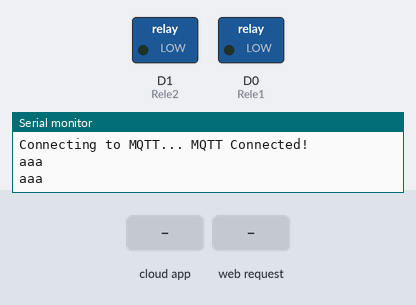
Recording of a sketch running on a simulated ESP8266 (NodeMCU). On the bench: switched loads named in the sketch (green lamp = pin HIGH), the last lines printed to the serial monitor. The inputs (shaded band) are chosen by the test bench. WiFi joins after 1.5 s; servers stay silent unless stated; no MQTT or app messages arrive unless stated.

Above: at 2.7 s.
2.8 s: the phone or cloud app sets persiana to 0
At 3.4 s:
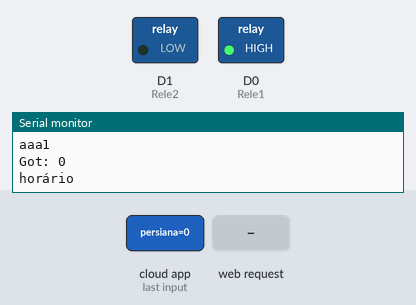
6.9 s: HTTP request GET /open received
At 8.8 s:
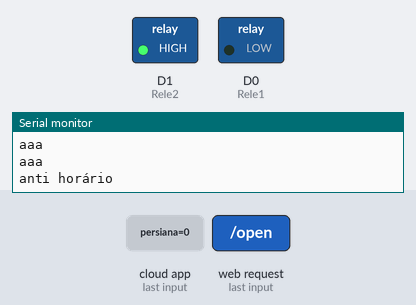
11.0 s: the phone or cloud app sets persiana to 1
At 14.8 s:
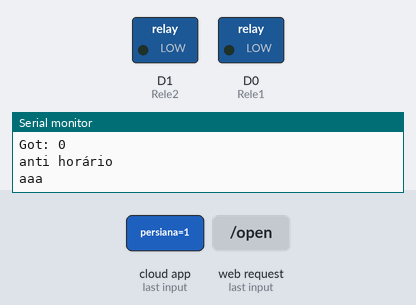
15.1 s: HTTP request GET /close received
At 16.7 s:
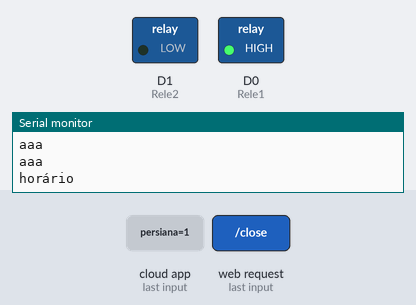
Timing chart, 0 to 20.2 s (numbered marks = the images above; inputs shaded):
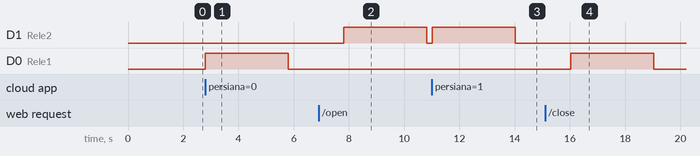

Measured:
- after the input at 2.8 s, D0 (Rele1): LOW → HIGH at once, → LOW 3.0 s later
- after the input at 6.9 s, D1 (Rele2): LOW → HIGH after 0.91 s, → LOW 3.0 s later
- after the input at 11.0 s, D1 (Rele2): LOW → HIGH at once, → LOW 3.0 s later
- after the input at 15.1 s, D0 (Rele1): LOW → HIGH after 0.92 s, → LOW 3.0 s later

The sketch:

app.ino.ino
```cpp
#include <ESP8266WiFi.h>
#include <ESP8266WebServer.h>
#include "Adafruit_MQTT.h"
#include "Adafruit_MQTT_Client.h"

#define Rele1            D0
#define Rele2            D1

#define WLAN_SSID       "Luiz Albuquerque"             // Your SSID
#define WLAN_PASS       "32545748"        // Your password

/************************* Adafruit.io Setup *********************************/

#define AIO_SERVER      "io.adafruit.com" //Adafruit Server
#define AIO_SERVERPORT  1883
#define AIO_USERNAME  "luizAlbuquerqueJr"
#define AIO_KEY       "aio_zfhl779xwTqiReErEEpe3EWQa3HA"

//WIFI CLIENT
WiFiClient client;

ESP8266WebServer server(80);

Adafruit_MQTT_Client mqtt(&client, AIO_SERVER, AIO_SERVERPORT, AIO_USERNAME, AIO_KEY);

Adafruit_MQTT_Subscribe Curtain = Adafruit_MQTT_Subscribe(&mqtt, AIO_USERNAME "/feeds/persiana");


void MQTT_connect();
String webString="";

void setup() {
  Serial.begin(115200);

  pinMode(Rele1, OUTPUT);
  pinMode(Rele2, OUTPUT);

  digitalWrite(Rele1, 0);
  digitalWrite(Rele2, 0);

  // Connect to WiFi access point.
  Serial.println(); Serial.println();
  Serial.print("Connecting to ");
  Serial.println(WLAN_SSID);

  WiFi.begin(WLAN_SSID, WLAN_PASS);
  while (WiFi.status() != WL_CONNECTED) {
    delay(500);
    Serial.print(".");
  }
  Serial.println();

  Serial.println("WiFi connected");
  Serial.println("IP address: ");
  Serial.println(WiFi.localIP());

  server.begin();
  Serial.println("Server started");

  server.on("/open", [](){  // if you add this subdirectory to your webserver call, you get text below :)
    webString="Abrindo cortina";   // Arduino has a hard time with float to string
    server.sendHeader("Access-Control-Allow-Origin", "*");
    server.send(200, "text/plain", webString);            // send to someones browser when asked
    engineAntiClockWise();
    delay(3000);
    digitalWrite(Rele1, 0);
    digitalWrite(Rele2, 0);
  });

  server.on("/close", [](){  // if you add this subdirectory to your webserver call, you get text below :)
    webString="Fechando cortina";
    server.sendHeader("Access-Control-Allow-Origin", "*");
    server.send(200, "text/plain", webString);               // send to someones browser when asked
    engineClockWise();
    delay(3000);
    digitalWrite(Rele1, 0);
    digitalWrite(Rele2, 0);
  });

  mqtt.subscribe(&Curtain);
}

void loop() {

  MQTT_connect();

  Adafruit_MQTT_Subscribe *subscription;
  while(1){
    server.handleClient();
    Serial.println("aaa");
     MQTT_connect();
    if ((subscription = mqtt.readSubscription(1000))) {
      Serial.println("aaa1");
      if (subscription == &Curtain) {
        Serial.print(F("Got: "));
        Serial.println(!(char *)Curtain.lastread);
        int Curtain_State = atoi((char *)Curtain.lastread);
        if( Curtain_State == 0) {
          engineClockWise();
        }else {
          engineAntiClockWise();
        }
        delay(3000);
        digitalWrite(Rele1, 0);
        digitalWrite(Rele2, 0);
      }
    }
  }
}

void engineClockWise(){
  Serial.println("horário");
  digitalWrite(Rele1, 1);
  digitalWrite(Rele2, 0);
}

void engineAntiClockWise(){
  Serial.println("anti horário");
  digitalWrite(Rele1, 0);
  digitalWrite(Rele2, 1);
}

void MQTT_connect() {
  int8_t ret;

  if (mqtt.connected()) {
    return;
  }

  Serial.print("Connecting to MQTT... ");

  uint8_t retries = 3;

  while ((ret = mqtt.connect()) != 0) {
    Serial.println(mqtt.connectErrorString(ret));
    Serial.println("Retrying MQTT connection in 5 seconds...");
    mqtt.disconnect();
    delay(5000);
    retries--;
    if (retries == 0) {
      while (1);
    }
  }
  Serial.println("MQTT Connected!");
}
```
